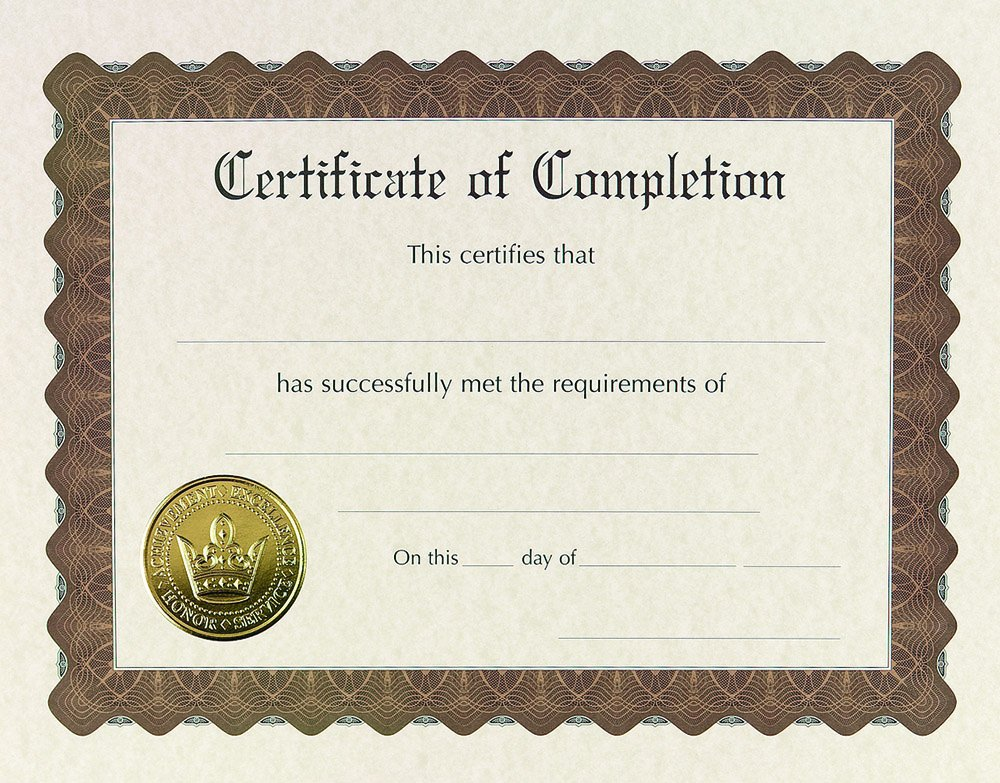
#> input picture Certificate Generator/certificate.jpg, 1000 x 783 px
$ python main_win.py certificate.jpg certificate.jpg
#> lines starting #> are read from the running program, lines starting #| are printed output that depends on the picture
from PIL import Image, ImageDraw, ImageFont
import sys
import datetime

print(sys.argv)

name = sys.argv[1]
task = sys.argv[2]

today = datetime.date.today()

img = Image.open("./certificate.jpg")
#> img is the input picture: PIL image 1000x783 RGB; mean R, G, B 204.1, 197.7, 182.4

print(img.size)
#| (1000, 783)

surface = ImageDraw.Draw(img)

font = ImageFont.truetype("comic.ttf", img.size[1]//len(name))
surface.text((img.size[0]//2, 300), name, font=font, fill=(0, 0, 255), anchor="mm")

font = ImageFont.truetype("comic.ttf", img.size[1]//len(task))
surface.text((img.size[0]//2, 450), task, font=font, fill=(0, 0, 255), anchor="mm")

print(today.day, today.month, today.year)
font = ImageFont.truetype("comic.ttf", 30)
surface.text((480, 550), str(today.day), font=font, fill=(0, 0, 255), anchor="lm")
surface.text((600, 550), today.strftime("%B"), font=font, fill=(0, 0, 255), anchor="lm")
surface.text((600, 620), str(today.year), font=font, fill=(0, 0, 255), anchor="lm")

img.show()
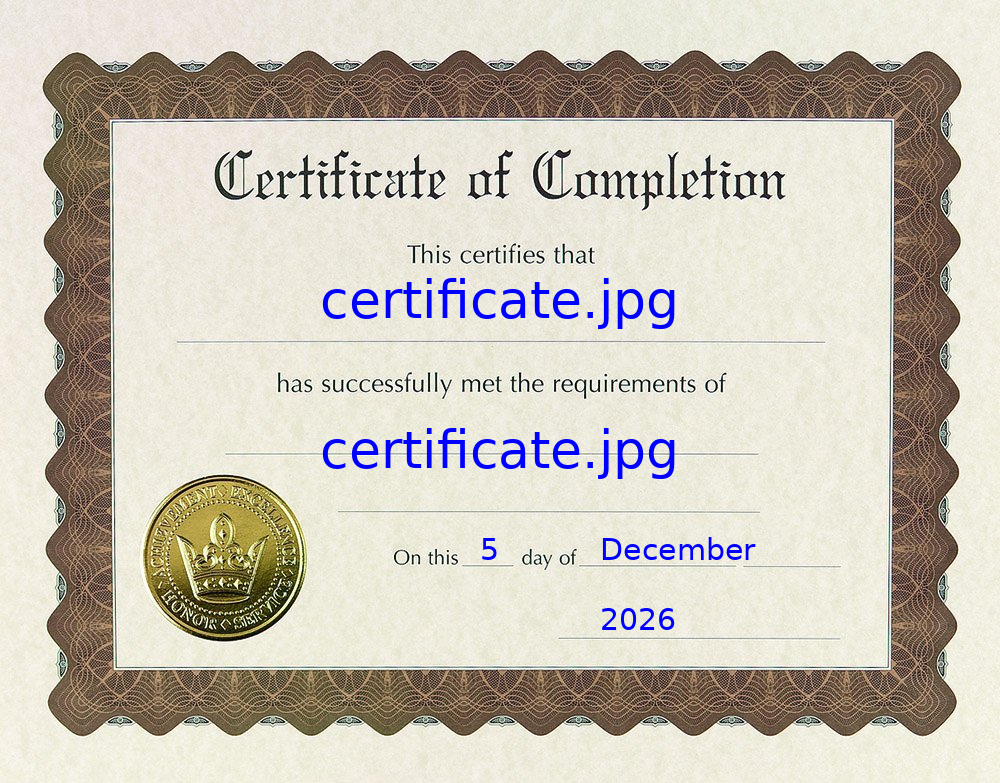
#> shown: PIL image 1000x783 RGB; mean R, G, B 201.2, 194.7, 182.9
img.save("./certificate.png")
